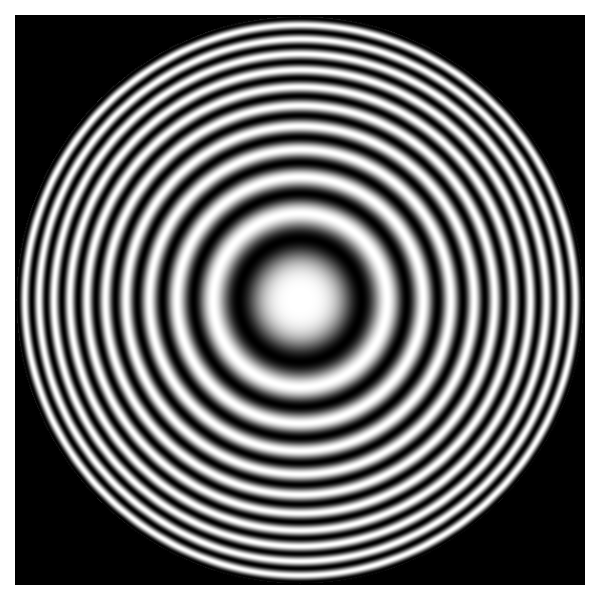

Reproduce this figure in Python.
import matplotlib.pyplot as plt
from libDIPUM.zoneplate import zoneplate

# Data
f = zoneplate(8.2, 0.0275, 0)
print(f.shape)

# Display
plt.figure(figsize=(6, 6))
plt.imshow(f, cmap='gray', vmin=0, vmax=1)
plt.axis('off')
plt.tight_layout()

# Print to file
plt.savefig('Figure359.png')
print('Saved Figure359.png')
plt.show()
